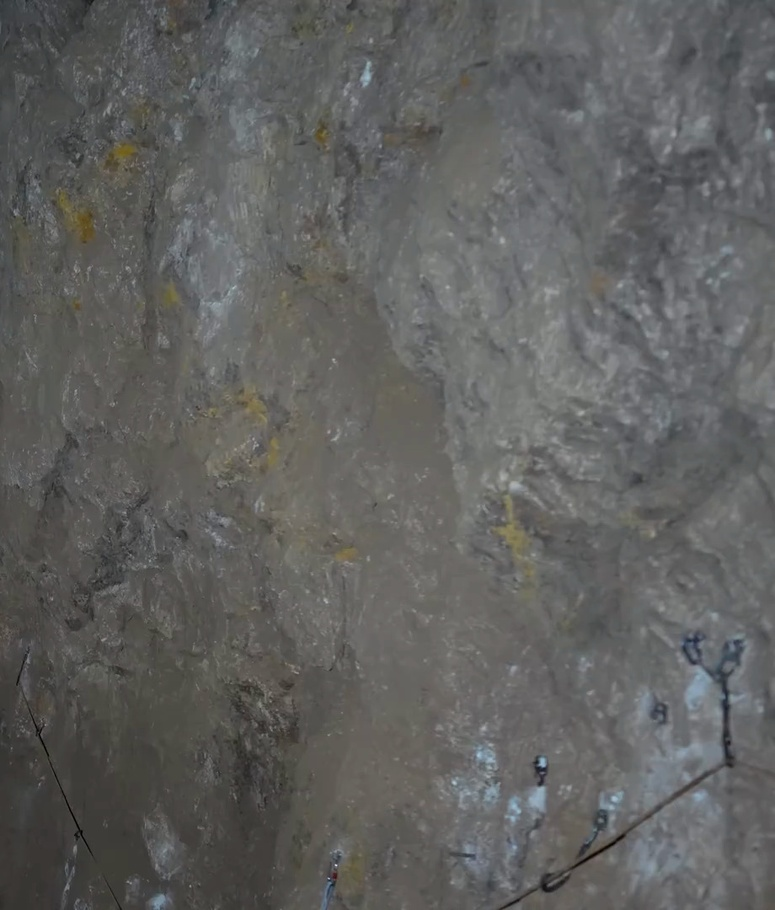
#> input picture assets-src/cerro/shaft/rock_wall_a.jpg, 775 x 910 px, shrunk from 920 x 1080 before the run
$ python bake-w43-tent.py ../../../assets-src/cerro/shaft/rock_wall_a.jpg out.png --w 1.0 --r 1.0
#> lines starting #> are read from the running program, lines starting #| are printed output that depends on the picture
"""WiredIntoOneTribe (cut 43): bend the field telegrapher's tent so its ground line follows the globe's rim.

The tent is pitched on top of the globe, but its photographed ground is straight: over 190 world px the rim drops about
17 px at each end, so the tent's corners would float. This lowers each column of the print by the rim's own drop at that
column (a circle of radius R world px), full at the ground and fading to nothing at the ridge, so the apex keeps its shape.

  uv run --offline --with numpy --with pillow --with scipy python scripts/clips/wip-biblical/bake-w43-tent.py \
      public/wip-biblical/w43_operator.png public/wip-biblical/w43_operator_arc.png --w 190 --r 270
Prints the new aspect and the extra height (px) added at the bottom.
"""
import argparse

import numpy as np
from PIL import Image
from scipy.ndimage import map_coordinates

p = argparse.ArgumentParser()
p.add_argument("src")
p.add_argument("out")
p.add_argument("--w", type=float, required=True, help="the print's width in world px")
p.add_argument("--r", type=float, required=True, help="the globe's radius in world px")
a = p.parse_args()

im = np.asarray(Image.open(a.src).convert("RGBA"), dtype=np.float32)
H0, W0 = im.shape[:2]
#> H0 = 910; W0 = 775
s = W0 / a.w  # image px per world px
#> s = 775
dx = (np.arange(W0) + 0.5 - W0 / 2) / s
#> dx = 775 values from -0.499 to 0.499
drop = (a.r - np.sqrt(np.maximum(a.r * a.r - dx * dx, 0))) * s  # image px
extra = int(np.ceil(drop.max())) + 2
#> extra = 106
H1 = H0 + extra
#> H1 = 1016
yy, xx = np.mgrid[0:H1, 0:W0].astype(np.float32)
# output row y samples source row y - drop(x) * ramp(y): the ramp rises from 0 at the top to 1 at the ground
ramp = np.clip(yy / H0, 0, 1) ** 2.2
sy = yy - drop[None, :] * ramp
out = np.zeros((H1, W0, 4), dtype=np.float32)
for c in range(4):
    out[..., c] = map_coordinates(im[..., c], [sy, xx], order=1, mode="constant", cval=0)
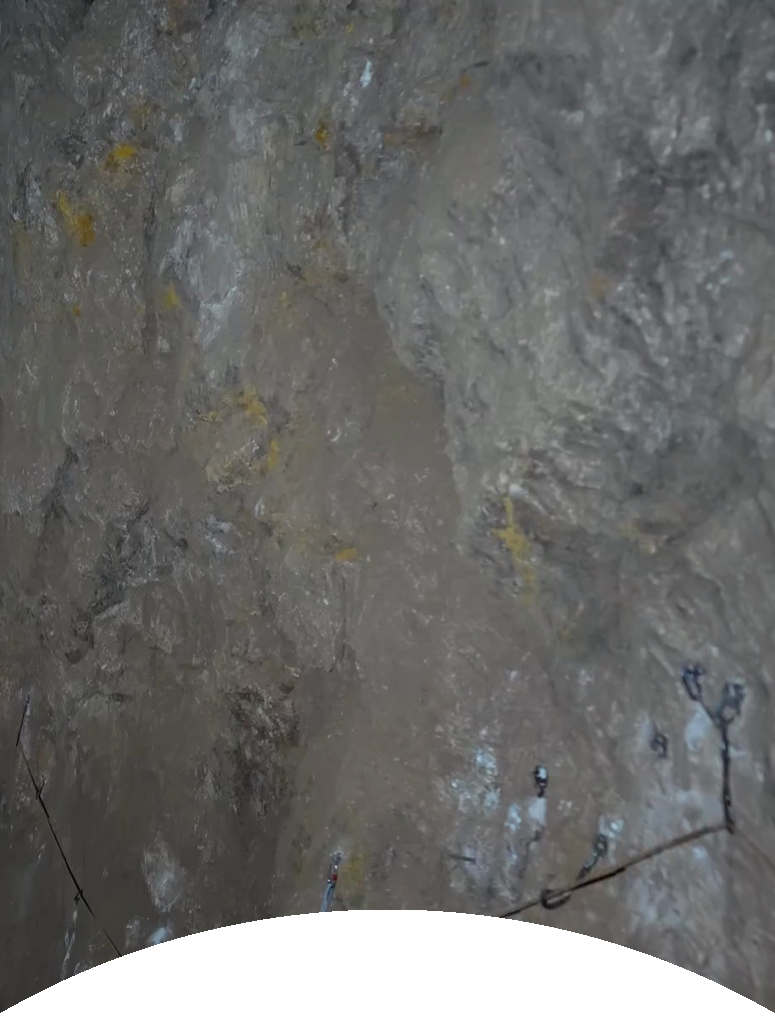
#> out: shape (1016, 775, 4) float32; mean R, G, B, A 89, 89.2, 87.7, 237.6; transparent parts drawn white
# premultiplied edges: kill colour where alpha is 0
Image.fromarray(np.clip(out, 0, 255).astype(np.uint8), "RGBA").save(a.out, optimize=True)
print(f"{a.out}: {W0} x {H1}, aspect {W0 / H1:.4f}, extra {extra}px")
#| out.png: 775 x 1016, aspect 0.7628, extra 106px

$ run again, on assets-src/cerro/shaft/rock_wall_c.jpg
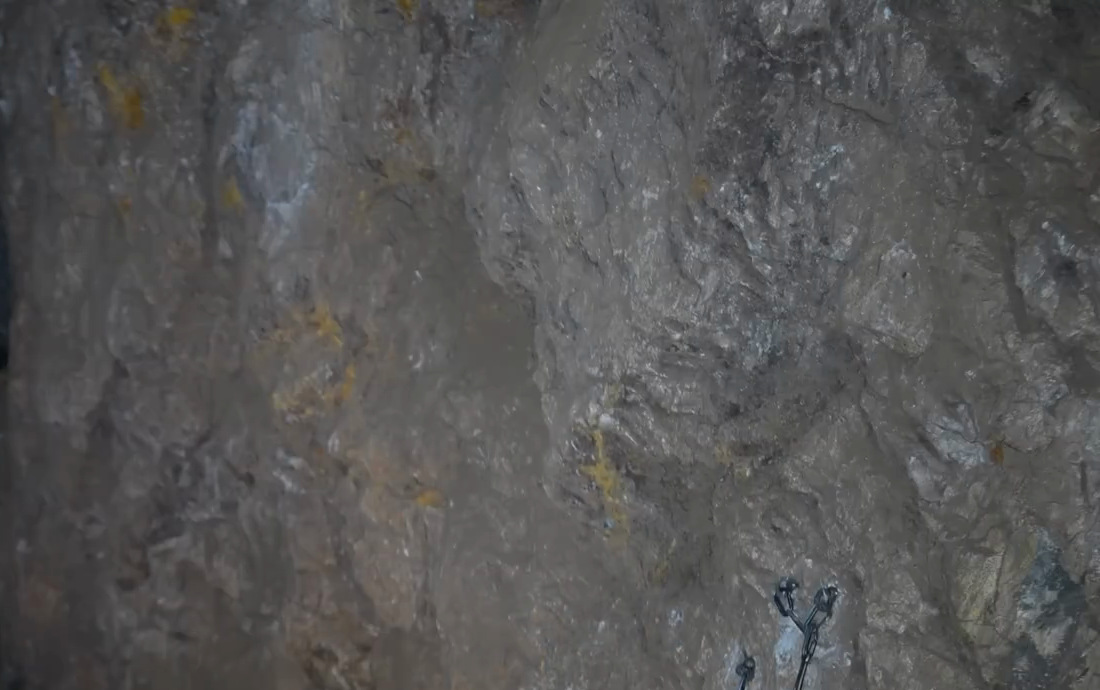
#> input picture assets-src/cerro/shaft/rock_wall_c.jpg, 1100 x 690 px
#> after the loop `for c in range(4):`:
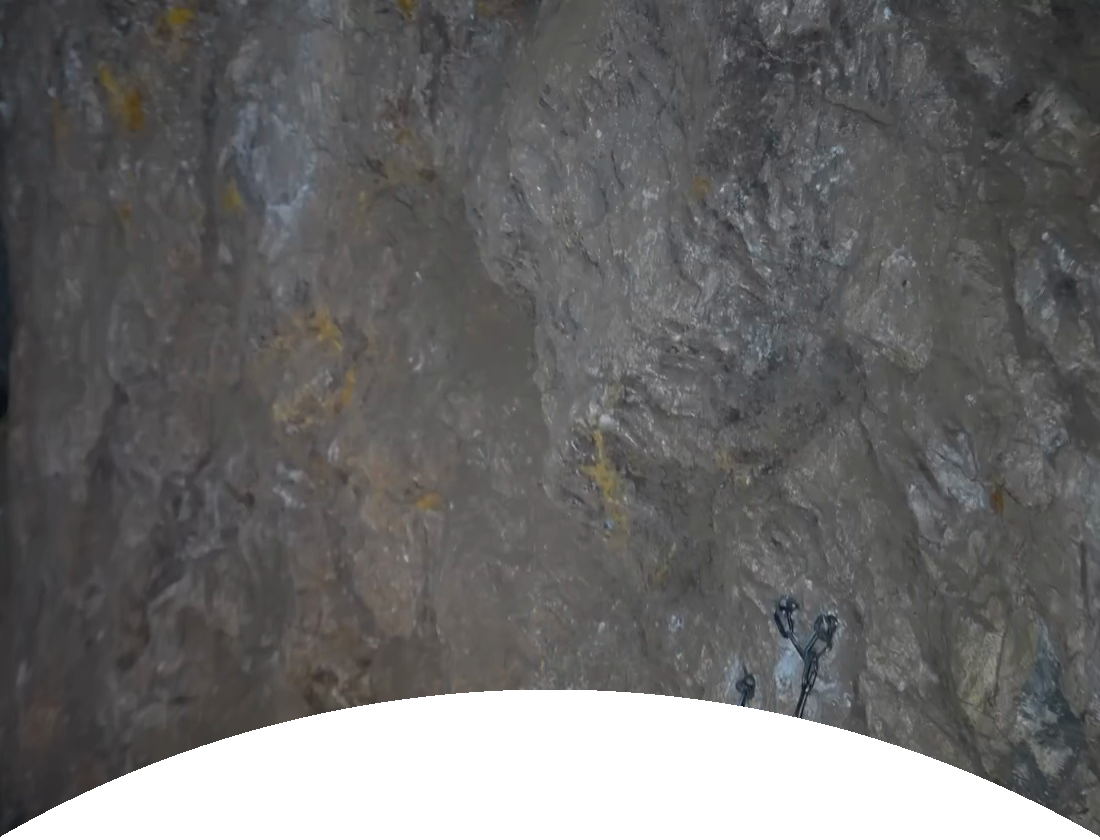
#> out: shape (840, 1100, 4) float32; mean R, G, B, A 75.5, 74.9, 74.6, 224.6; transparent parts drawn white
#| out.png: 1100 x 840, aspect 1.3095, extra 150px

$ run again, on assets-src/cerro/shaft/rock_wall_d.jpg
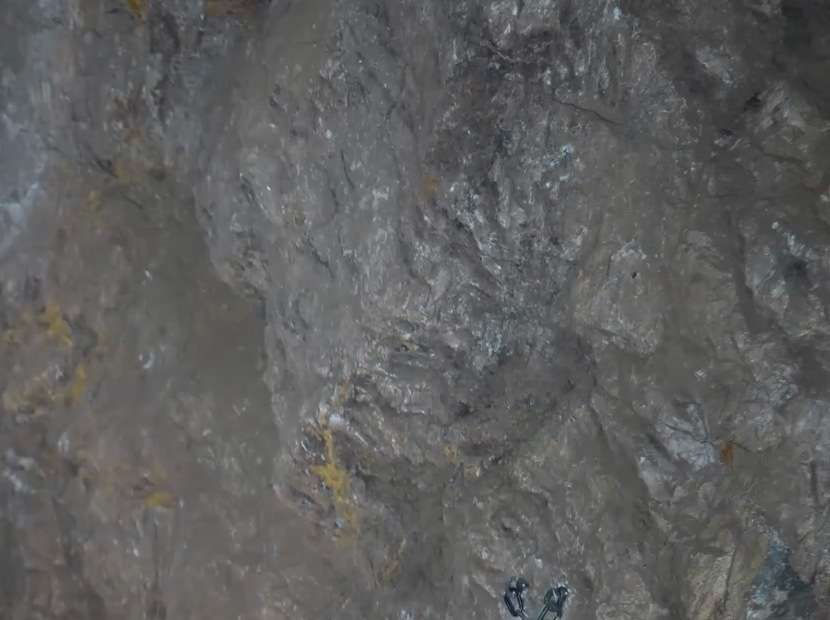
#> input picture assets-src/cerro/shaft/rock_wall_d.jpg, 830 x 620 px
#> after the loop `for c in range(4):`:
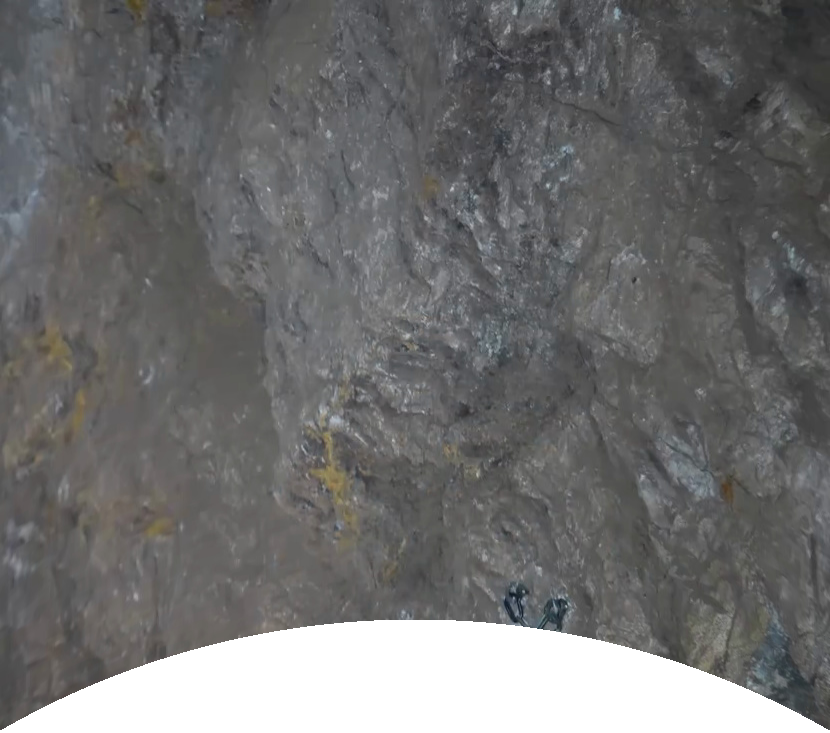
#> out: shape (733, 830, 4) float32; mean R, G, B, A 84.7, 84.5, 84.4, 228.8; transparent parts drawn white
#| out.png: 830 x 733, aspect 1.1323, extra 113px
